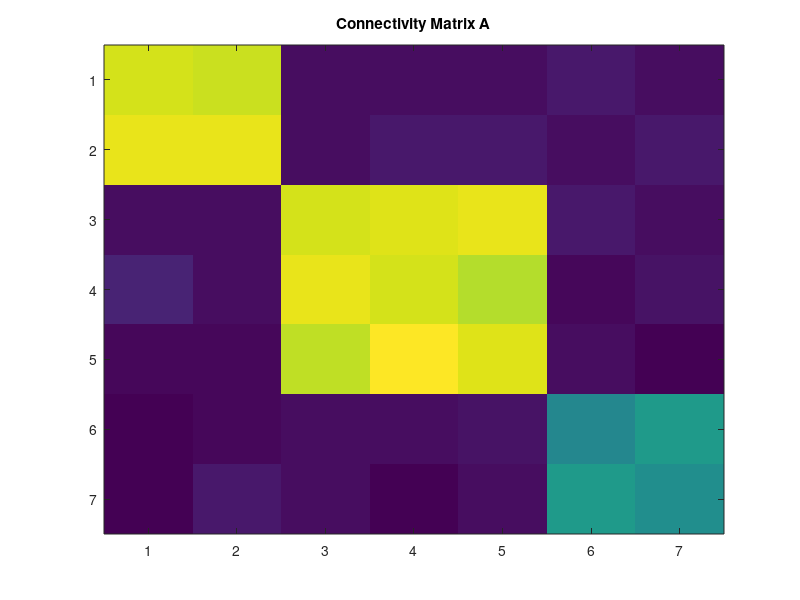

The MATLAB source for this figure: (Note: this script raises an error after producing the figure.)
%% Find the complex in a multivariate autoregressive model, 
%   X^t = A*X^{t-1} + E,
% where A is a connectivity matrix and E is gaussian noise.

%% options
%           options: options for computing phi, MIP search, and complex
%           search
%           
%           options.type_of_dist:
%              'Gauss': Gaussian distribution
%              'discrete': discrete probability distribution
%              'UndirectedGraph': Undirected Graph
%           options.type_of_phi:
%              'MI1': Multi (Mutual) information. I(X_1; X_2). (IIT1.0)
%              'MI': Multi (Mutual) information, I(X_1, Y_1; X_2, Y_2)
%              'SI': phi_H, stochastic interaction
%              'star': phi_star, based on mismatched decoding
%              'Geo': phi_G, information geometry version
%           options.type_of_MIPsearch
%              'Exhaustive': exhaustive search
%              'Queyranne': Queyranne algorithm
%              'REMCMC': Replica Exchange Monte Carlo Method 
%              'StoerWagner': mincut search algorithm for undirected graphs
%           options.type_of_complexsearch
%               'Exhaustive': exhaustive search
%               'Recursive': recursive MIP search
%           options.normalization
%              (Available only when the dist. is 'Gauss' and the complex search is 'Exhaustive')
%              Regarding normalization of phi by Entropy when searching
%              the MIPs. 
%                 0: without normalization (default)
%                 1: with normalization
%              Note that, after finding the MIPs, phi wo/ normalization at
%              the MIPs is used to compare subsets and find the complexes in both options. 

clear all;
addpath(genpath('../PhiToolbox'))

%% generate data
%%%%%%%%%%%%%%%%%%%%%%%%%%%%%%%%%%%%%%%%%%%%%%%%%%%%%%%%%%%%%%%%%%%%%%%%%%%
disp('Generating data...')

%%% construct connectivity matrix %%%
N = 7; % the number of elements
A = eye(N)/N; % A: connectivity matrix
A(3:N-2, 3:N-2) = 1/N;
A(1:2, 1:2) = 1/N;
A(6:7, 6:7) = 0.5/N;
A = A + 0.01*randn(N)/sqrt(N);

figure(1)
imagesc(A)
title('Connectivity Matrix A')
drawnow

%%% generate time series X using the AR model %%%
T = 10^6;
X = zeros(N,T);
X(:,1) = randn(N,1);
for t=2: T
    E = randn(N,1);
    X(:,t) = A*X(:,t-1) + E;
end

%% params
params.tau = 1; % time lag

%% options
options.type_of_dist = 'Gauss'; % type of probability distributions
options.type_of_phi = 'MI1'; % type of phi
options.type_of_MIPsearch = 'Queyranne'; % type of MIP search
options.type_of_complexsearch = 'Recursive'; % type of complex search
options.normalization = 0; % normalization of phi by Entropy

% options.type_of_dist = 'Gauss'; % type of probability distributions
% options.type_of_phi = 'star'; % type of phi
% options.type_of_MIPsearch = 'Queyranne'; % type of MIP search
% options.type_of_complexsearch = 'Exhaustive'; % type of complex search
% options.normalization = 0; % normalization of phi by Entropy

%% Find complexes and main complexes
[complexes, phis_complexes, main_complexes, phis_main_complexes, Res] = ...
    Complex_search( X, params, options );

%% show results
main_complexes_str = cell(size(main_complexes));
for i = 1:length(main_complexes)
    main_complexes_str{i} =  num2str(main_complexes{i});
end
figure(2)
bar(phis_main_complexes)
set(gca, 'xticklabel', main_complexes_str)
title('Main Complexes')
ylabel('\Phi_{MIP}')
xlabel('Indices of the main complexes')

switch options.type_of_complexsearch
    case 'Recursive'
        [phis_sorted, idx_phis_sorted] = sort(Res.phi, 'descend');
        figure(3)
        subplot(2,1,1), imagesc(Res.Z(idx_phis_sorted,:)'),title('Subsets')
        title('Candidates of complexes')
        subplot(2,1,2), plot(phis_sorted), xlim([0.5 length(Res.phi)+0.5]),title('\Phi')
        title('\Phi_{MIP}')
        
        figure(4)
        VisualizeComplexes(Res, 1);
        ylabel('\Phi_{MIP}')
        xlabel('Indices')
        title('Candidates of complexes')
end